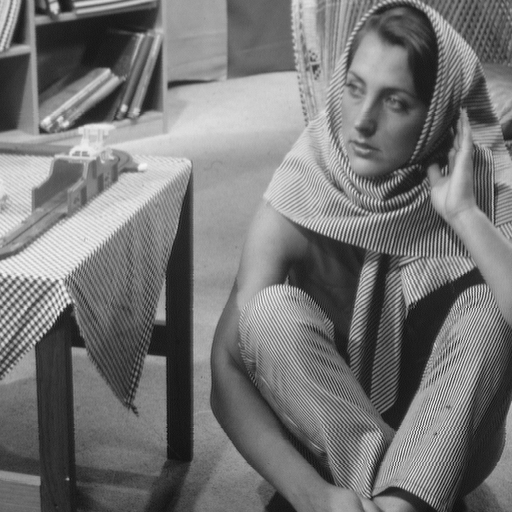
#> input picture SparseModel/Project1_Python_course_2/barbara.png, 512 x 512 px
$ python project1_all.py
#> lines starting #> are read from the running program, lines starting #| are printed output that depends on the picture
### SparseModel/Project1_Python_course_2/build_dct_unitary_dictionary.py
import numpy as np


def build_dct_unitary_dictionary(patch_size):

    # BUILD_DCT_UNITARY_DICTIONARY Creates an overcomplete 2D-DCT dictionary.
    #
    # Inputs:
    # patch_size  - Atom size [height, width] (must satisfy height == width)
    #
    # Outputs:
    # DCT - Unitary DCT dictionary with normalized columns

    # Make sure that the patch is square
    try:
        patch_size[0] != patch_size[1]
    except:
        print('This only works for square patches')

    nAtoms = patch_size[0]*patch_size[1]

    # Create DCT for one axis
    Pn = int(np.ceil(np.sqrt(nAtoms)))
    DCT = np.zeros((patch_size[0], Pn))

    for k in range(Pn):

        V = np.cos( (0.5 + np.arange(Pn) ) * k * np.pi / Pn)
        if k>0:
            V = V - np.mean(V)
        DCT[: , k] = V / np.sqrt(np.sum(V**2))

    # Create the DCT for both axes
    DCT = np.kron(DCT , DCT)

    return DCT

### SparseModel/Project1_Python_course_2/show_dictionary.py
import numpy as np
import numpy.matlib
import matplotlib as mtpl

def show_dictionary(D):

	# SHOW_DICTIONARY Display a dictionary
	#
	# Input:
	#  D - input dictionary to visualize

	n_images = 1
	in_D_size = D.shape[0]
	each_D_size = int(in_D_size / n_images)
	all_mats = np.array([])
	for c1 in range(1, n_images + 1):
		D = D[((c1 - 1) * each_D_size + np.arange(each_D_size)).astype(int), :]
		n_atoms = D.shape[1]
		# Adding borders between the atoms
		atom_size = D.shape[0]
		block_size = round(atom_size ** 0.5)
		in_inds = np.arange(atom_size) + 1
		out_inds = np.matlib.repmat(np.array([np.arange(block_size) * (block_size + 1)]), block_size, 1) + np.matlib.repmat(np.array([1 + np.arange(block_size)]).T, 1, block_size)
		out_inds = np.reshape(out_inds.T, (out_inds.shape[0] * out_inds.shape[1], ))
		D2 = np.zeros(((block_size + 1) ** 2, n_atoms))
		D2[out_inds - 1, :] = D[in_inds - 1, :]
		remInds = np.array(list(set(1 + np.arange(D2.shape[0])) - set(out_inds)))
		D2[remInds - 1, :] = -1
		block_size = block_size + 1
		Dict = D2
		r = round(n_atoms ** 0.5)
		c = r
		final_mat = np.zeros((r * block_size, c * block_size))
		dict = np.reshape(Dict.T, (Dict.shape[0] * Dict.shape[1], 1))
		t1 = np.reshape(dict, (-1, block_size)).T # In this matrix, every blocks adjacent rows (no overlaps) are one block
		inds = np.arange(c * block_size)
		for t in range(1, r + 1):
			final_mat[(t - 1) * block_size : t * block_size, :] = t1[: , inds + (t-1) * len(inds)]
		if all_mats.size == 0:
			s = 0
		else:
			s = all_mats.shape[1]
		barrier = np.ones((4, s)) * (-1)
		barrier[1, :] = 1
		if c1 == 1:
			barrier = np.array([])
		if all_mats.size == 0:
			if barrier.size != 0:
				all_mats = np.concatenate((barrier, final_mat), axis=0)
			else:
				all_mats = final_mat
		else:
			all_mats = np.concatenate((all_mats, barrier, final_mat), axis=0)
	rng = max(abs(np.reshape(D.T, (D.shape[0] * D.shape[1], ))))
	rng = min(rng * 1.1, 1)
	mtpl.pyplot.imshow(all_mats, cmap='gray', vmin=-rng, vmax=rng)

### SparseModel/Project1_Python_course_2/batch_thresholding.py
import numpy as np


def batch_thresholding(D, Y, K):

    # BATCH_THRESHOLDING Solve the pursuit problem via Thresholding using
    # a fixed cardinality as the stopping criterion.
    #
    # Solves the following problem:
    #   min_{alpha_i} \sum_i ||y_i - D alpha_i||_2^2
    #                   s.t. || alpha_i ||_0 = K for all i,
    # where D is a dictionary of size n X n, y_i are the input signals of
    # length n, and K stands for the number of nonzeros allows per each alpha_i
    #
    # The above can be equally written as follows:
    #   min_{A} \sum_i ||Y - DA||_F^2
    #             s.t. || alpha_i ||_0 = K for all i,
    # where Y is a matrix that contains the y_i patches as its columns.
    # Similarly, and the matrix A contains the representations alpha_i
    # as its columns
    #
    # The solution is returned in the matrix A, along with the denoised signals
    # given by  X = DA.

    # TODO: Compute the inner products between the dictionary atoms and the
    # input patches (hint: the result should be a matrix of size n X N)
    # Write your code here... inner_products = ???
    inner_products = D.T @ Y  # (n^2, N)

    # TODO: Compute the absolute value of the inner products
    # Write your code here... abs_inner_products = ???
    abs_inner_products = np.abs(inner_products)

    # TODO: Sort the absolute value of the inner products in a descend order.
    # Notice that one can sort each column independently
    # Write your code here... mat_sorted = np.sort(?, ?)
    mat_sorted = np.sort(abs_inner_products, axis=0)
    mat_sorted = mat_sorted[::-1, :]

    # TODO: Compute the threshold value per patch, by picking the K largest entry in each column of 'mat_sorted'
    # Write your code here... vec_thresh = mat_sorted[?,?]
    vec_thresh = mat_sorted[K - 1, :]

    # Replicate the vector of thresholds and create a matrix of the same size as 'inner_products'
    mat_thresh = np.tile(np.expand_dims(vec_thresh, axis=0), (np.shape(abs_inner_products)[0], 1))

    # TODO: Given the thresholds, initialize the matrix of coeffecients to be equal to 'inner_products' matrix
    # Write your code here... A = ???
    A = inner_products.copy()

    # TODO: Set the entries in A that are smaller than 'mat_thresh' (in absolute value) to zero
    # Write your code here... A[ ??? ] = 0
    A[abs_inner_products < mat_thresh] = 0

    #TODO: Compute the estimated patches given their representations in 'A'
    # Write your code here... X = ???
    X = D @ A

    return X, A

### SparseModel/Project1_Python_course_2/compute_stat.py
import numpy as np


def compute_stat(est_patches, orig_patches, est_coeffs):

    # COMPUTE_STAT Compute and print usefull statistics of the pursuit and
    # learning procedures
    #
    # Inputs:
    #  est_patches  - A matrix, containing the recovered patches as its columns
    #  orig_patches - A matrix, containing the original patches as its columns
    #  est_coeffs   - A matrix, containing the estimated representations,
    #                 leading to est_patches, as its columns
    #
    # Outputs:
    #  residual_error  - Average Mean Squared Error (MSE) per pixel
    #  avg_cardinality - Average number of nonzeros that is used to represent
    #                    each patch
    #

    # Compute the Mean Square Error per patch
    MSE_per_patch = np.sum((est_patches - orig_patches)**2,axis=0)

    # Compute the average
    residual_error = np.mean(MSE_per_patch)/np.shape(orig_patches)[0]

    # Compute the average number of non-zeros
    avg_cardinality = np.sum(np.abs(est_coeffs) > 10**(-10)) / np.shape(est_coeffs)[1]

    # Display the results
    print('Residual error %2.2f, Average cardinality %2.2f\n' % (residual_error, avg_cardinality))

    return residual_error, avg_cardinality

### SparseModel/Project1_Python_course_2/unitary_dictionary_learning.py
import numpy as np
from compute_stat import compute_stat
from batch_thresholding import batch_thresholding


def unitary_dictionary_learning(Y, D_init, num_iterations, pursuit_param):

    # UNITARY_DICTIONARY_LEARNING Train a unitary dictionary via
    # Procrustes analysis.
    #
    # Inputs:
    #   Y              - A matrix that contains the training patches
    #                    (as vectors) as its columns
    #   D_init         - Initial UNITARY dictionary
    #   num_iterations - Number of dictionary updates
    #   pursuit_param  - The stopping criterion for the pursuit algorithm
    #
    # Outputs:
    #   D          - The trained UNITARY dictionary
    #   mean_error - A vector, containing the average representation error,
    #                computed per iteration and averaged over the total
    #                training examples
    #   mean_cardinality - A vector, containing the average number of nonzeros,
    #                      computed per iteration and averaged over the total
    #                      training examples

    # Allocate a vector that stores the average representation error per iteration
    mean_error = np.zeros(num_iterations)

    # Allocate a vector that stores the average cardinality per iteration
    mean_cardinality = np.zeros(num_iterations)

    # TODO: Set the dictionary to be D_init
    # Write your code here... D = ???
    D = D_init

    # Run the Procrustes analysis algorithm for num_iterations
    #for iter = 1 : num_iterations
    for i in range(num_iterations):

        # Compute the representation of each noisy patch
        [X, A] = batch_thresholding(D, Y, pursuit_param)

        # Compute and display the statistics
        print('Iter %2d: ' % i)
        mean_error[i], mean_cardinality[i] = compute_stat(X, Y, A)

        # TODO: Update the dictionary via Procrustes analysis.
        # Solve D = argmin_D || Y - DA ||_F^2 s.t. D'D = I,
        # where 'A' is a matrix that contains all the estimated coefficients,
        # and 'Y' contains the training examples. Use the Procrustes algorithm.
        # Write your code here... D = ???
        U, _, V_T = np.linalg.svd(A @ Y.T)
        D = V_T.T @ U.T

    return D, mean_error, mean_cardinality

### SparseModel/Project1_Python_course_2/project1_all.py
import numpy as np
from PIL import Image
import matplotlib.pyplot as plt
from skimage.util import view_as_windows as viewW
from build_dct_unitary_dictionary import build_dct_unitary_dictionary
from show_dictionary import show_dictionary
from batch_thresholding import batch_thresholding
from compute_stat import compute_stat
from unitary_dictionary_learning import unitary_dictionary_learning

#%% Part A: Data Construction and Parameter-Setting

# Read an image
im = np.array(Image.open('barbara.png'))
#> im is the input picture: shape (512, 512); min 12, max 246, mean 117.4

# Show the image
plt.figure(0)
plt.imshow(im,'gray')
plt.title('Original image')
plt.show()

# Patch dimensions [height, width]
patch_size = [6,6]

# TODO: Divide the image into FULLY overlapping patches using skimage viewW function
# Write your code here... all_patches = ???
patches_block = viewW(im, patch_size)
all_patches = patches_block.reshape((-1, np.prod(patch_size)))  # (N, 36)

# Number of patches to train on
num_train_patches = 10000
# Number of patches to test on
num_test_patches = 5000

# TODO: Set the seed for the random generator
# Write your code here... seed = ???
seed = 10

# Set a fixed random seed to reproduce the results
np.random.seed(seed)

# TODO: Create a training set by choosing a random subset
# of 'num_train_patches' taken from 'all_patches'
# Write your code here... train_patches = ???
inds_selected = np.random.randint(0, all_patches.shape[0], (num_train_patches + num_test_patches,))
selected_cols = all_patches[inds_selected, :]
train_patches = all_patches[:num_train_patches, :].T  # (36, N_tr)

# TODO: Create a test set by choosing another random subset
# of 'num_test_patches' taken from the remaining patches
# Write your code here... test_patches = ???
test_patches = all_patches[num_train_patches : num_train_patches + num_test_patches, :].T  # (36, N_te)

# TODO: Initialize the dictionary
# Write your code here... D_DCT = build_dct_unitary_dictionary( ? )
D_DCT = build_dct_unitary_dictionary(patch_size)
#> in build_dct_unitary_dictionary, `nAtoms = patch_size[0]*patch_size[1]`: nAtoms = 36
#> in build_dct_unitary_dictionary, `Pn = int(np.ceil(np.sqrt(nAtoms)))`: Pn = 6
#> the loop in build_dct_unitary_dictionary, `for k in range(Pn): ` made 6 passes
#> V on passes 1 to 6: [1, 1, 1, 1, 1, 1], [0.966, 0.707, 0.259, -0.259, -0.707, -0.966], [0.866, 1.54e-16, -0.866, -0.866, -9.12e-17, 0.866], [0.707, -0.707, -0.707, 0.707, 0.707, -0.707], [0.5, -1, 0.5, 0.5, -1, 0.5], [0.259, -0.707, 0.966, -0.966, 0.707, -0.259]
#> after the loop in build_dct_unitary_dictionary, `for k in range(Pn):`: DCT = [[0.408, 0.558, 0.5, 0.408, 0.289, 0.149], [0.408, 0.408, 8.88e-17, -0.408, -0.577, -0.408], [0.408, 0.149, -0.5, -0.408, 0.289, 0.558], [0.408, -0.149, -0.5, 0.408, 0.289, -0.558], [0.408, -0.408, -5.26e-17, 0.408, -0.577, 0.408], [0.408, -0.558, 0.5, -0.408, 0.289, -0.149]]

# Show the unitary DCT dictionary
plt.figure(1)
plt.subplot(1, 2, 1)
show_dictionary(D_DCT)
#> after the loop in show_dictionary, `for c1 in range(1, n_images + 1):`:
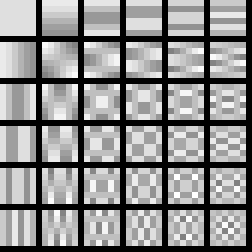
#> all_mats: shape (42, 42) float64 (shown 6 times larger); min -1, max 0.333, mean -0.262; drawn with min black and max white
#> in show_dictionary, `rng = max(abs(np.reshape(D.T, (D.shape[0] * D.shape[1], ))))`: rng = 0.333
#> in show_dictionary, `rng = min(rng * 1.1, 1)`: rng = 0.367
plt.title('Unitary DCT Dictionary')

# TODO: Set K - the cardinality of the solution.
# This will serve us later as the stopping criterion of the pursuit
# Write your code here... K = ???
K = 4

#%% Part B: Compute the Representation Error Obtained by the DCT Dictionary

# Compute the representation of each patch that belongs to the training set using Thresholding
est_train_patches_dct, est_train_coeffs_dct = batch_thresholding(D_DCT, train_patches, K)
#> in batch_thresholding, `vec_thresh = mat_sorted[K - 1, :]`: vec_thresh = 10000 values, max 135.3 at index 4987, min 1.56 at index 8802, mean 23.76

# Compute the representation of each patch that belongs to the test set using Thresholding
est_test_patches_dct, est_test_coeffs_dct = batch_thresholding(D_DCT, test_patches, K)

# Compute and display the statistics
print('\n\nDCT dictionary: Training set, ')
compute_stat(est_train_patches_dct, train_patches, est_train_coeffs_dct)
#> in compute_stat, `MSE_per_patch = np.sum((est_patches - orig_patches)**2,axis=0)`: MSE_per_patch = 10000 values, max 17346.7 at index 9555, min 16.34 at index 5271, mean 1436.1
#> in compute_stat, `residual_error = np.mean(MSE_per_patch)/np.shape(orig_patches)[0]`: residual_error = 39.89
#> in compute_stat, `avg_cardinality = np.sum(np.abs(est_coeffs) > 10**(-10)) / np.shape(es..`: avg_cardinality = 4
#| Residual error 39.89, Average cardinality 4.00
print('DCT dictionary: Testing  set, ')
compute_stat(est_test_patches_dct, test_patches, est_test_coeffs_dct)
#| Residual error 32.08, Average cardinality 4.00
print('\n\n')

#%% Part C: Procrustes Dictionary Learning

# TODO: Set the number of training iterations
# Write your code here... T = ???
T = 20

# Train a dictionary via Procrustes analysis
D_learned, mean_error, mean_cardinality = unitary_dictionary_learning(train_patches, D_DCT, T, K)
#> the loop in unitary_dictionary_learning, `for i in range(num_iterations):` made 20 passes
#> residual_error in compute_stat on passes 1 to 12: 39.89, 37.09, 36.23, 35.78, 35.52, 35.33, 35.19, 35.09, 35.02, 34.95, 34.89, 34.83
#| Residual error 39.89, Average cardinality 4.00
#| Residual error 37.09, Average cardinality 4.00
#| Residual error 36.23, Average cardinality 4.00
#| Residual error 35.78, Average cardinality 4.00
#| Residual error 35.52, Average cardinality 4.00
#| Residual error 35.33, Average cardinality 4.00
#| Residual error 35.19, Average cardinality 4.00
#| Residual error 35.09, Average cardinality 4.00
#> (further printed lines are left out)
#> pass 1, in unitary_dictionary_learning, `D = V_T.T @ U.T`:
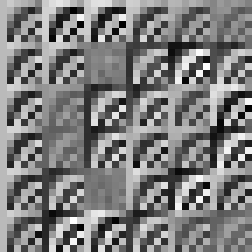
#> D: shape (36, 36) float64 (shown 7 times larger); min -0.333, max 0.351, mean 0.00462; drawn with min black and max white
#> pass 2, in unitary_dictionary_learning, `U, _, V_T = np.linalg.svd(A @ Y.T)`:
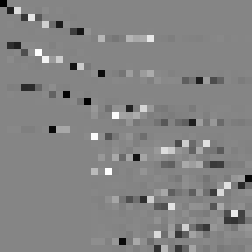
#> U: shape (36, 36) float64 (shown 7 times larger); min -1, max 0.908, mean -0.00838; drawn with min black and max white
#> after the loop in unitary_dictionary_learning, `for i in range(num_iterations):`:
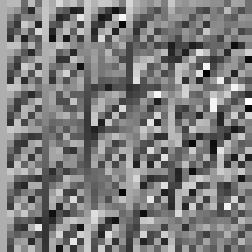
#> D: shape (36, 36) float64 (shown 7 times larger); min -0.413, max 0.436, mean 0.00459; drawn with min black and max white
#> after the loop in unitary_dictionary_learning, `for i in range(num_iterations):`: mean_cardinality = 20 values, max 4 at index 0, min 4 at index 1, mean 4; mean_error = 20 values, max 39.89 at index 0, min 34.46 at index 19, mean 35.33

# Show the dictionary
plt.figure(1)
plt.subplot(1, 2, 2)
show_dictionary(D_learned)
#> the loop in show_dictionary (call 2), `for c1 in range(1, n_images + 1):` made 1 pass
#> remInds on pass 1: [35, 7, 42, 43, 44, 45, 14, 46, 47, 48, 49, 21, 28]
#> pass 1, in show_dictionary (call 2), `Dict = D2`:
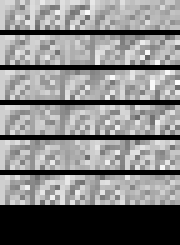
#> Dict: shape (49, 36) float64 (shown 5 times larger); min -1, max 0.436, mean -0.262; drawn with min black and max white
#> after the loop in show_dictionary (call 2), `for c1 in range(1, n_images + 1):`:
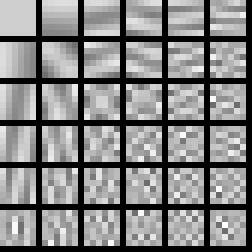
#> all_mats: shape (42, 42) float64 (shown 6 times larger); min -1, max 0.436, mean -0.262; drawn with min black and max white
#> in show_dictionary (call 2), `rng = max(abs(np.reshape(D.T, (D.shape[0] * D.shape[1], ))))`: rng = 0.436
#> in show_dictionary (call 2), `rng = min(rng * 1.1, 1)`: rng = 0.479
plt.title("Learned Unitary Dictionary")
plt.show()

# Show the representation error and the cardinality as a function of the learning iterations
plt.figure(2)
plt.subplot(1, 2, 1)
plt.plot(np.arange(T), mean_error, linewidth=2.0)
plt.ylabel("Average Representation Error")
plt.xlabel("Learning Iteration")
plt.subplot(1, 2, 2)
plt.plot(np.arange(T), mean_cardinality, linewidth=2.0)
plt.ylabel('Average Number of Non-Zeros')
plt.ylim((K-1, K+1))
plt.xlabel('Learning Iteration')
plt.show()
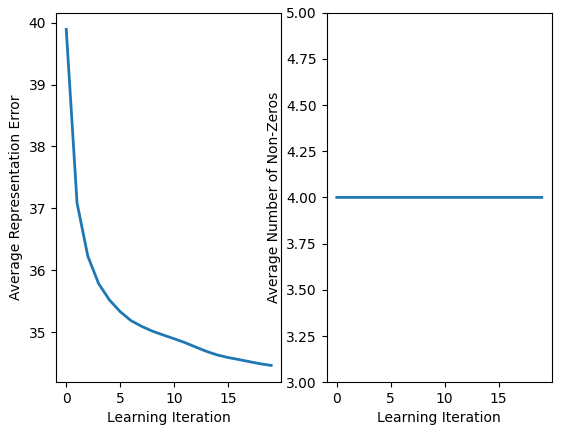
#> figure drawn by matplotlib, 2 panels; panel 1: curve peaks at x = 0, y = 39.89; panel 2: curve peaks at x = 0, y = 4

# Compute the representation of each signal that belong to the training set using Thresholding
est_train_patches_learning, est_train_coeffs_learning = batch_thresholding(D_learned, train_patches, K)

# Compute the representation of each signal that belong to the testing set using Thresholding
est_test_patches_learning, est_test_coeffs_learning = batch_thresholding(D_learned, test_patches, K)

# Compute and display the statistics
print('\n\nLearned dictionary: Training set, ')
compute_stat(est_train_patches_learning, train_patches, est_train_coeffs_learning)
#| Residual error 34.44, Average cardinality 4.00
print('Learned dictionary: Testing  set, ')
compute_stat(est_test_patches_learning, test_patches, est_test_coeffs_learning)
#| Residual error 29.14, Average cardinality 4.00
print('\n\n')
